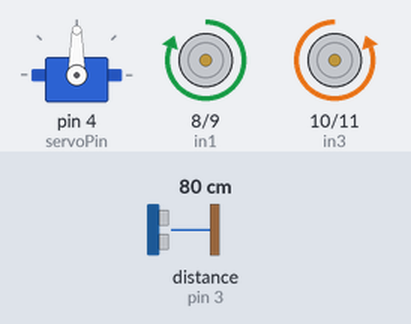
Bench run of a sketch on a simulated Arduino Uno, built with avr-gcc and run on an emulated ATmega328P. Shown: servo, motor-driver pin pairs drawn as motors (green arrow = first pin HIGH = forward, orange = second pin HIGH = backward, longer = more drive). Wiring (inferred from the names in the program): ultrasonic range finder: trigger pin 2; echo pin 3. The test bench sets the inputs (shaded band); at power-on: distance to the obstacle (sensor on pin 3) 80 cm. The echo pulse lasts 58.3 µs per cm.

Above: at 1.7 s.
1.8 s: distance to the obstacle (sensor on pin 3) set to 28 cm
3.3 s: distance to the obstacle (sensor on pin 3) set to 23 cm
At 4.6 s:
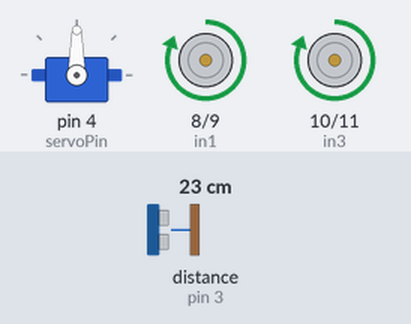
At 5.0 s:
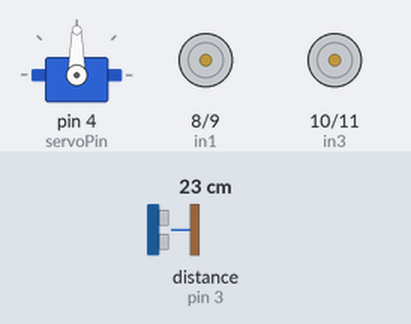
6.3 s: distance to the obstacle (sensor on pin 3) set to 35 cm
8.2 s: distance to the obstacle (sensor on pin 3) set to 2 cm
At 8.8 s:
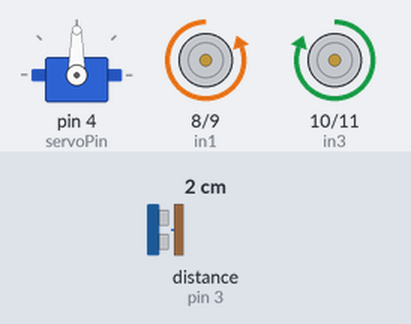
Timing chart, 0 to 12.2 s (numbered marks = the images above; inputs shaded):
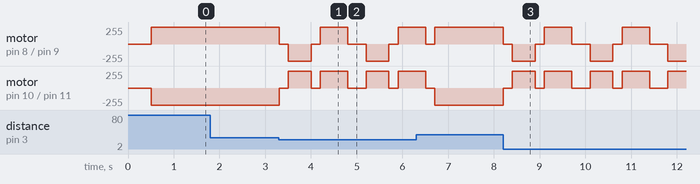

Measured:
- the behaviour switches between 26 and 25 cm on distance to the obstacle (sensor on pin 3) (found by bisection; images 0 and 1)
- after the input at 1.8 s, every drawn part: stays the same

The sketch:

obstacle_avoiding_car.ino
```cpp
#include <Servo.h>

// --- 1. PIN DEFINITIONS (Updated to your setup) ---

// Motor A (Left Side Connection)
const int in1 = 8;
const int in2 = 9;

// Motor B (Right Side Connection)
const int in3 = 10;
const int in4 = 11;

// Ultrasonic Sensor Pins
const int trigPin = 2;
const int echoPin = 3;

// Servo Motor Pin
const int servoPin = 4;

// Create Servo Object
Servo myServo;

// Variables for logic
long duration;
int distance;
int safeDistance = 25; // Obstacle distance threshold in cm

void setup() {
  // --- 2. SETUP PINS ---

  // Motor pins as Outputs
  pinMode(in1, OUTPUT);
  pinMode(in2, OUTPUT);
  pinMode(in3, OUTPUT);
  pinMode(in4, OUTPUT);

  // Sensor pins
  pinMode(trigPin, OUTPUT);
  pinMode(echoPin, INPUT);

  // Attach Servo and look forward
  myServo.attach(servoPin);
  myServo.write(90); // 90 degrees is "Center"
  delay(500); // Wait for servo to reach position
}

void loop() {
  // --- 3. MAIN LOOP LOGIC ---

  // Step 1: Check distance
  distance = readDistance();

  // Step 2: Decide movement
  if (distance < safeDistance) {
    // OBSTACLE DETECTED!
    stopCar();
    delay(200);      // Brief pause

    moveBackward();
    delay(500);      // Back up for 0.5 seconds

    stopCar();
    delay(200);

    turnRight();
    delay(600);      // Turn for 0.6 seconds (Adjust this number if it turns too much/little)

    stopCar();
    delay(200);
  }
  else {
    // PATH IS CLEAR
    moveForward();
  }
}

// --- 4. MOVEMENT FUNCTIONS ---

void moveForward() {
  // Left Motors Forward
  digitalWrite(in1, HIGH);
  digitalWrite(in2, LOW);

  // Right Motors Forward
  // NOTE: If your right wheels spin backward, swap HIGH and LOW below
  digitalWrite(in3, LOW);
  digitalWrite(in4, HIGH);
}

void moveBackward() {
  // Left Motors Backward
  digitalWrite(in1, LOW);
  digitalWrite(in2, HIGH);

  // Right Motors Backward
  digitalWrite(in3, HIGH);
  digitalWrite(in4, LOW);
}

void turnRight() {
  // To turn right: Left wheels go Forward, Right wheels go Backward
  digitalWrite(in1, HIGH);
  digitalWrite(in2, LOW);

  digitalWrite(in3, HIGH);
  digitalWrite(in4, LOW);
}

void stopCar() {
  // Cut power to all motors
  digitalWrite(in1, LOW);
  digitalWrite(in2, LOW);
  digitalWrite(in3, LOW);
  digitalWrite(in4, LOW);
}

int readDistance() {
  // Send a ping
  digitalWrite(trigPin, LOW);
  delayMicroseconds(2);
  digitalWrite(trigPin, HIGH);
  delayMicroseconds(10);
  digitalWrite(trigPin, LOW);

  // Read the echo
  duration = pulseIn(echoPin, HIGH);

  // Calculate distance in cm
  return duration * 0.034 / 2;
}
```
